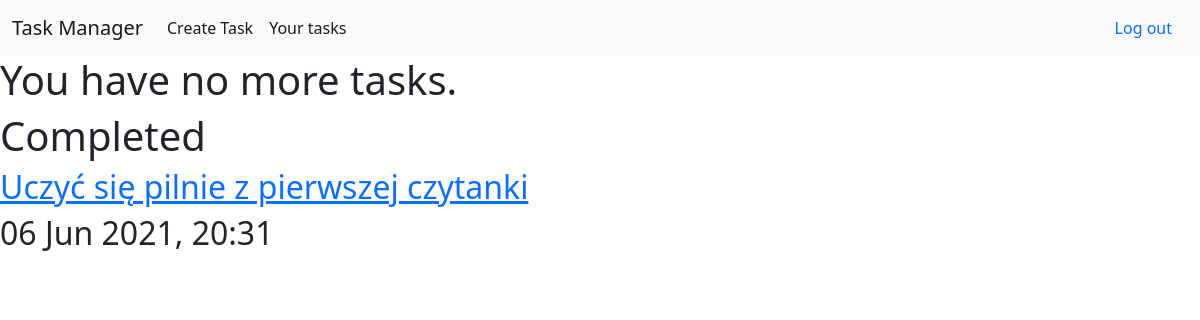
The page /tasks (signed in) on the database as committed earlier.
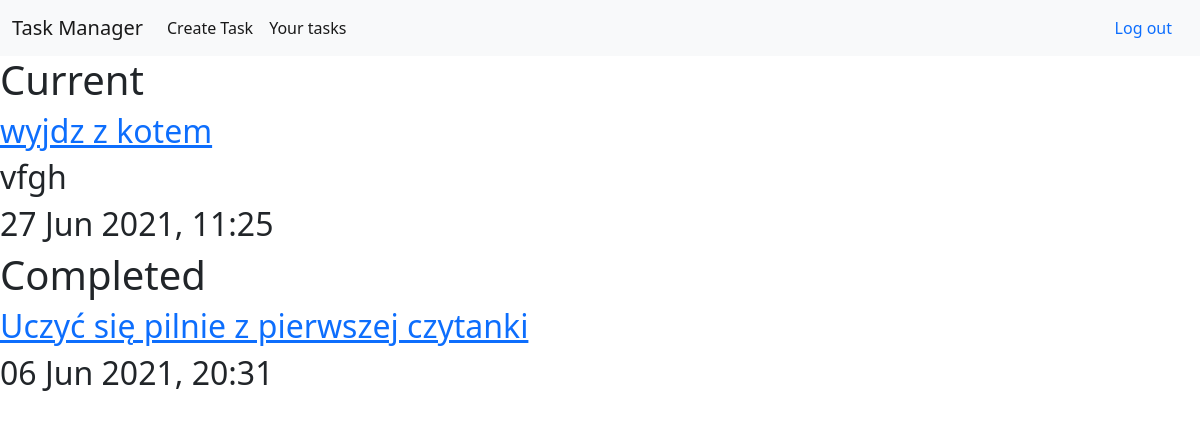
The same page on the database as committed later.
### toDo/models.py (models this page shows, shortened)
class Task(models.Model):
    title = models.CharField(max_length=300)
    description = models.TextField(blank=True)
    importance = models.BooleanField(default=False)
    creation_date = models.DateTimeField(auto_now_add=True)
    completion_date = models.DateTimeField(blank=True, null=True)#większość pól z wyjątkiem charfield i textfield wymagają blank i null = True
    user = models.ForeignKey(User, on_delete=models.CASCADE) #on_delete=models.CASCADE = wpis zniknie, jeśli usuniemy usera

### toDo/views.py (the view)
# urls.py: path('tasks', views.tasks, name="tasks"),
@login_required
def tasks(request):
    current = Task.objects.filter(user=request.user, completion_date__isnull=True).order_by('-creation_date') #request.user to jest ten user, aktualnie zalogowany
    complete = Task.objects.filter(user=request.user, completion_date__isnull=False).order_by('-completion_date') #request.user to jest ten user, aktualnie zalogowany
    return render(request, 'tasks.html', {"current": current, "complete": complete})

### toDo/templates/tasks.html
{% extends 'base.html' %}
{% block content %}
{% if current %}
<h1>Current</h1>
{% else %}
<h1>You have no more tasks.</h1>
{% endif %}
{% for task in current %}
<a href="{% url 'edit' task.id %}"><h2>{{task.title}}</h2></a>
<h2>{{task.description}}</h2>
<h2>{{task.creation_date|date:"d M Y, G:i"}}</h2>
{% endfor %}
{% if complete %}
<h1>Completed</h1>
{% else %}
<h1>You have no complete tasks</h1>
{% endif %}
{% for task in complete %}
<a href="{% url 'edit' task.id %}"><h2>{{task.title}}</h2></a>
<h2>{{task.completion_date|date:"d M Y, G:i"}}</h2>
{% endfor %}
{% endblock content %}

Rows that differ between the two databases and show on the page:
now on this page (row edited): Task: title "wyjdz z kotem", description "vfgh", creation_date "27 Jun 2021, 11:25", shown under "Current"
Other text that changed with them:
text no longer shown: "You have no more tasks."
text now shown: "Current"
